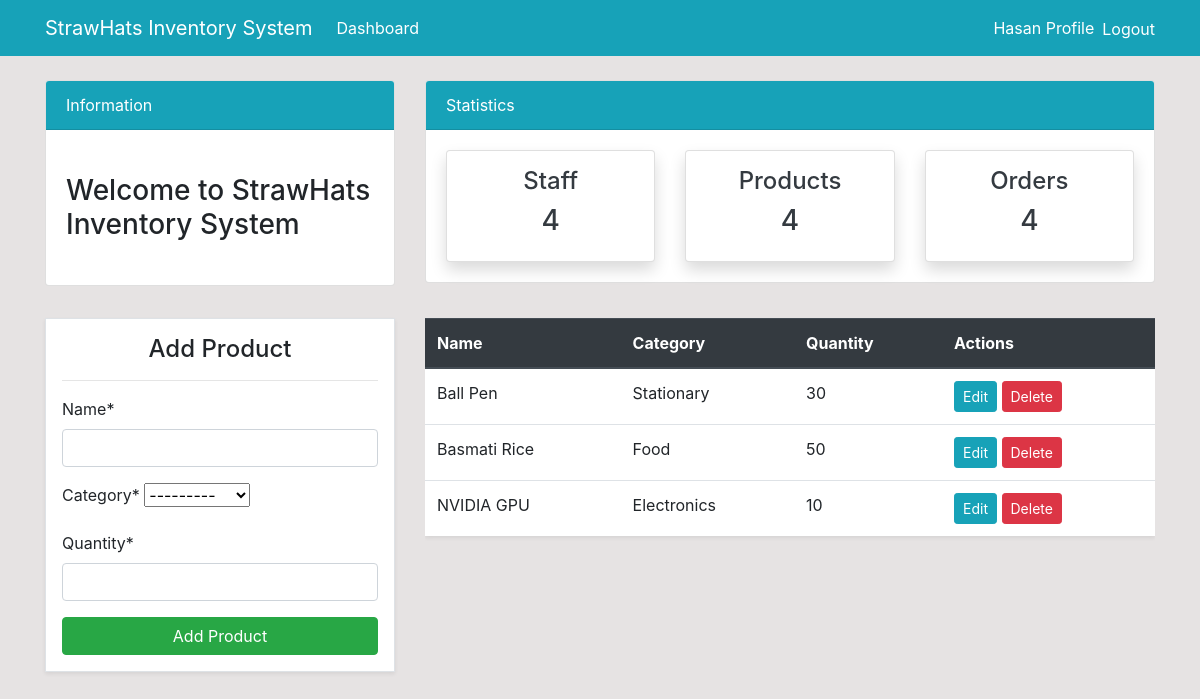
The app's page /product/ (signed in), older data.
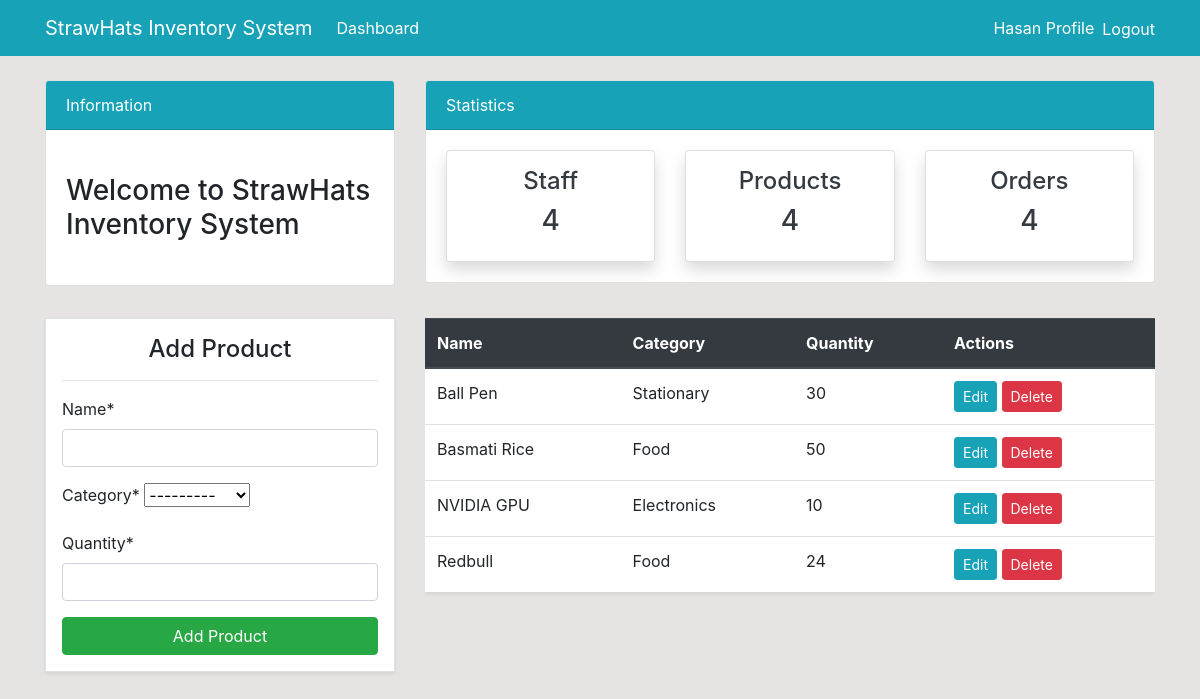
The same page, newer data.
### dashboard/models.py (models this page shows, shortened)
class Product(models.Model):
    name = models.CharField(max_length=100, null=True)
    category=models.CharField(max_length=20, choices=CATEGORY, null=True)
    quantity=models.PositiveIntegerField(null=True)
    class Meta:
        verbose_name_plural = 'Product'

### dashboard/views.py (the view)
# urls.py: path('product/', views.product, name='dashboard-product'),
@login_required
def product(request):
    products = Product.objects.all()
    if request.method == 'POST':
        form = ProductForm(request.POST)
        if form.is_valid():
            product = form.save()
            product_name = product.name
            messages.success(request, f'Product "{product_name}" has been successfully added!')
            return redirect('dashboard-product')
        else:
            messages.error(request, 'Failed to add the product. Please check the form for errors.')
    else:
        form = ProductForm()
    if not products.exists():
        messages.info(request, 'No products are currently available. Start by adding a new product!')
    context = {
        'items': products,
        'form': form,
    }
    return render(request, 'dashboard/product.html', context)

### dashboard/forms.py
class ProductForm(forms.ModelForm):
    class Meta:
        model = Product
        fields = ['name', 'category', 'quantity']

### templates/dashboard/product.html (shortened to what this page needs)
{% extends 'partials/base.html' %}
{% load crispy_forms_tags %}
{% block content %}
{% include 'partials/topnav.html' %}
<div class="container">
    <div class="row my-4">
        <div class="col-md-4">
            <div class="border bg-white p-3 shadow-sm">
                <h4 class="text-center">Add Product</h4>
                <hr>
                <form method="POST">
                    {{ form|crispy }}
                    <button class="btn btn-success w-100" type="submit">Add Product</button>
                </form>
            </div>
        </div>
        <div class="col-md-8">
            <div class="table-responsive">
                <table class="table table-hover bg-white shadow-sm">
                    <thead class="thead-dark">
                        <tr>
                            <th scope="col">Name</th>
                            <th scope="col">Category</th>
                            <th scope="col">Quantity</th>
                            <th scope="col">Actions</th>
                        </tr>
                    </thead>
                    <tbody>
                        {% if items %}
                        {% for item in items %}
                        <tr>
                            <td>{{ item.name }}</td>
                            <td>{{ item.category }}</td>
                            <td>{{ item.quantity }}</td>
                            <td>
                                <a class="btn btn-info btn-sm" href="{% url 'dashboard-product-update' item.id %}">Edit</a>
                                <a class="btn btn-danger btn-sm" href="{% url 'dashboard-product-delete' item.id %}">Delete</a>
                            </td>
                        </tr>
                        {% endfor %}
                        {% else %}
                        <tr>
                            <td colspan="4" class="text-center text-muted">No products found. Add a product to get started!</td>
                        </tr>
                        {% endif %}
                    </tbody>
                </table>
            </div>
        </div>
    </div>
</div>
{% endblock %}

Row changes from the older to the newer data that the page shows:
added Product: name "Redbull", category "Food", quantity "24"
